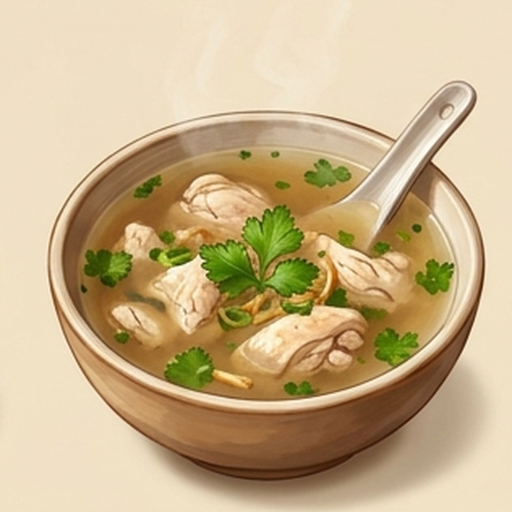
#> input picture Mirch_Masaala_PNG_Assets/01-soups-starters/alani-soup-chicken.png, 1024 x 1024 px (shown at 1/2 size); its folder holds only this picture in this run
$ python build-menu-images.py
#> lines starting #> are read from the running program, lines starting #| are printed output that depends on the picture
#!/usr/bin/env python3
"""Build the web-sized menu images used by the app.

The approved artwork masters (99 PNGs, 1024x1024, ~1 MB each) live on the
`claude/menu-assets` branch under Mirch_Masaala_PNG_Assets/. They are far too
heavy to ship to phones, so this script writes small WebP copies into
./menu-images/ . The app maps menu item IDs to these files in menu-images.js.

Usage (from the repository root, with the masters checked out locally):
    python3 scripts/build-menu-images.py [path/to/Mirch_Masaala_PNG_Assets]

Requires Pillow with WebP support.
"""
import sys
from pathlib import Path
from PIL import Image

SRC = Path(sys.argv[1] if len(sys.argv) > 1 else 'Mirch_Masaala_PNG_Assets')
OUT = Path(__file__).resolve().parent.parent / 'menu-images'
SIZE = 320      # card thumbnails are at most 88 CSS px (~264 px on a 3x phone)
QUALITY = 82

# Four dishes exist in two categories with the same filename. Give each its own slug.
RENAME = {
    '02-papad-mutton-specials/mutton-kharda': 'mutton-kharda-starter',
    '07-mutton-chicken-main/mutton-kharda': 'mutton-kharda-main',
    '03-mutton-chicken-starters/chicken-kharda': 'chicken-kharda-starter',
    '08-chicken-paneer-main/chicken-kharda': 'chicken-kharda-main',
}
# Flagged as a duplicate of 06-thalis-handi/hyderabadi-paya-korma; not used by any menu item.
SKIP = {'07-mutton-chicken-main/hyderabadi-paya-korma-duplicate'}

# The three beverage masters are drawn on a tall canvas with slivers of the neighbouring
# panel at the sides. Crop to the clean panel (x range, in 1024px master pixels), centred on
# the subject, then widen back to a square by repeating each row's edge pixel so the
# panel's own background continues without a seam.
BEVERAGE_CROP = {
    '14-beverages/mineral-water': (261, 821),
    '14-beverages/soft-drink-big': (217, 809),
    '14-beverages/soft-drink-small': (176, 880),
}

# Trim a thin uniform border from every image. A few masters carry a hairline edge mark
# (a few px); every dish keeps at least a 5% margin, so a 2% trim is safe.
INSET = 20


def widen_to_square(im, x0, x1):
    h = im.height
    strip = im.crop((x0, 0, x1, h))
    pad = (h - strip.width) // 2
    canvas = Image.new('RGB', (h, h))
    canvas.paste(strip.crop((0, 0, 1, h)).resize((pad, h)), (0, 0))
    canvas.paste(strip.crop((strip.width - 1, 0, strip.width, h)).resize((h - pad - strip.width, h)),
                 (pad + strip.width, 0))
    canvas.paste(strip, (pad, 0))
    return canvas


def to_square(im, key):
#> called with key = '01-soups-starters/alani-soup-chicken'
    im = im.convert('RGBA')
#> im is the input picture: PIL image 1024x1024 RGBA; mean R, G, B, A 200.8, 177.8, 138.5, 255
    bg = Image.new('RGBA', im.size, (255, 255, 255, 255))
#> bg: PIL image 1024x1024 RGBA; every value is 255
    bg.alpha_composite(im)
    im = bg.convert('RGB')
#> im: PIL image 1024x1024 RGB
    if key in BEVERAGE_CROP:
        im = widen_to_square(im, *BEVERAGE_CROP[key])
    im = im.crop((INSET, INSET, im.width - INSET, im.height - INSET))
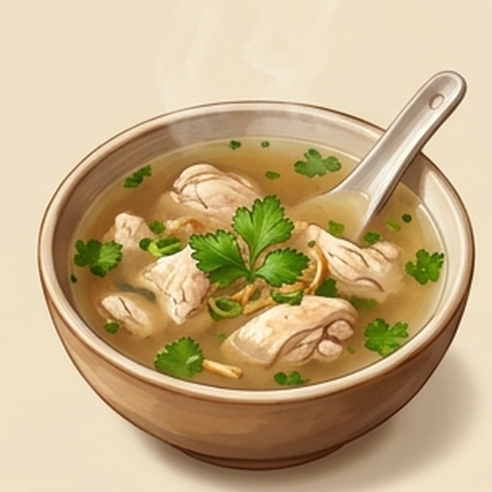
#> im: PIL image 984x984 RGB (shown at 1/2 size); mean R, G, B 197.6, 174.1, 133.8
    return im.resize((SIZE, SIZE), Image.LANCZOS)
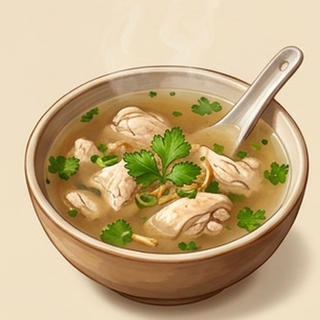
#> returned value: PIL image 320x320 RGB; mean R, G, B 197.6, 174, 133.8


def main():
    if not SRC.is_dir():
        sys.exit(f'Masters not found at {SRC}. Check out claude/menu-assets first.')
    OUT.mkdir(exist_ok=True)
    written = 0
    for path in sorted(SRC.glob('*/*.png')):
        key = f'{path.parent.name}/{path.stem}'
        if key in SKIP:
            continue
        slug = RENAME.get(key, path.stem)
        to_square(Image.open(path), key).save(OUT / f'{slug}.webp', 'WEBP', quality=QUALITY, method=6)
        written += 1
#> pass 2 of the loop in main, `for path in sorted(SRC.glob('*/*.png')):`:
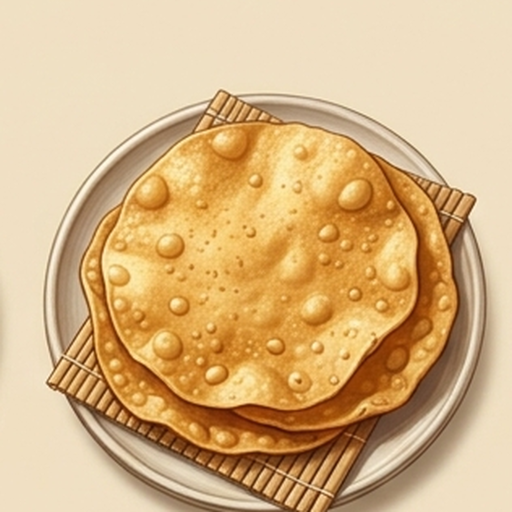
#> input picture Mirch_Masaala_PNG_Assets/02-papad-mutton-specials/fry-papad.png, 1024 x 1024 px (shown at 1/2 size)
#> in to_square, im is the input picture: PIL image 1024x1024 RGBA; mean R, G, B, A 215.1, 179.3, 130.1, 255
#> in to_square (call 2), `im = im.crop((INSET, INSET, im.width - INSET, im.height - INSET))`:
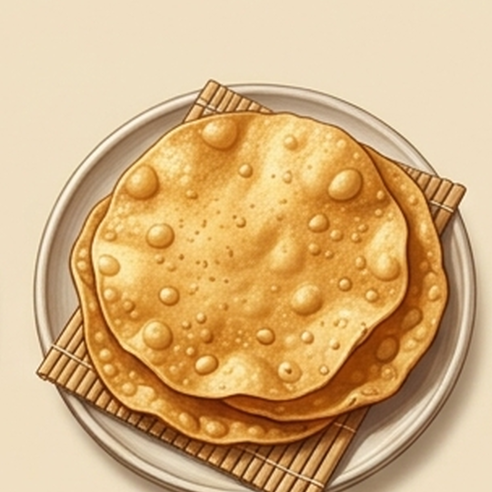
#> im: PIL image 984x984 RGB (shown at 1/2 size); mean R, G, B 213.8, 176.6, 125.7
#> in to_square (call 2), `return im.resize((SIZE, SIZE), Image.LANCZOS)`:
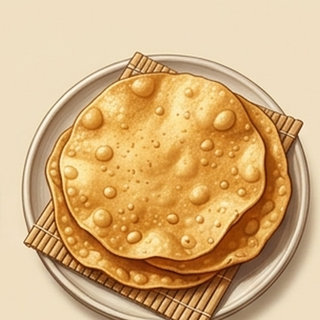
#> returned value: PIL image 320x320 RGB; mean R, G, B 213.8, 176.6, 125.7
    print(f'Wrote {written} images to {OUT}')


if __name__ == '__main__':
    main()
